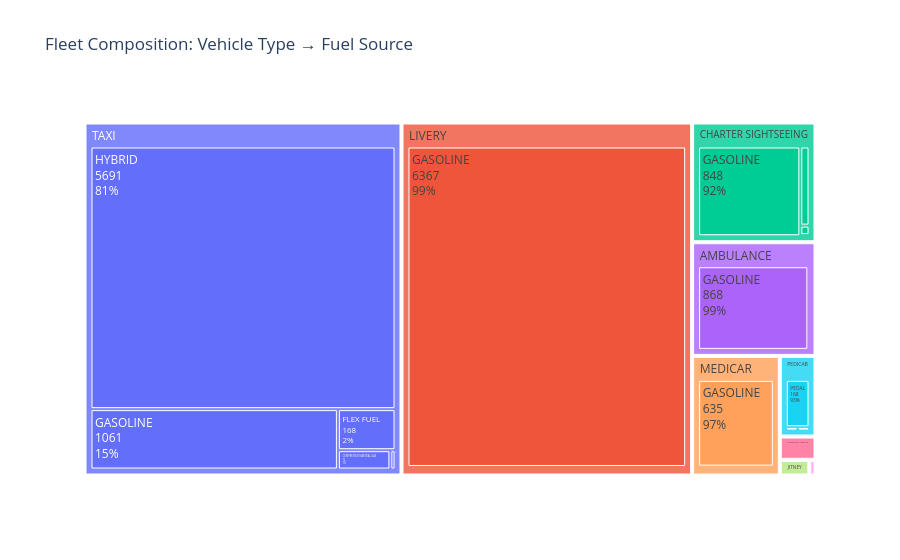

Notebook source saved alongside this figure:
### Code cell
fig = px.treemap(
    df,
    path=["Vehicle Type", "Vehicle Fuel Source"],
    title="Fleet Composition: Vehicle Type → Fuel Source"
)
fig.update_traces(textinfo="label+value+percent parent")
fig.show()

### Figure 1 — Plotly figure (JSON) as saved in the notebook; plotly's stock layout.template omitted (floating-point values rounded to 4 significant figures)
{"data": [{"branchvalues": "total", "domain": {"x": [0, 1], "y": [0, 1]}, "hovertemplate": "labels=%{label}<br>count=%{value}<br>parent=%{parent}<br>id=%{id}<extra></extra>", "ids": ["TAXI/GASOLINE", "TAXI/HYBRID", "LIVERY/GASOLINE", "CHARTER SIGHTSEEING/GASOLINE", "MEDICAR/GASOLINE", "JITNEY/GASOLINE", "AMBULANCE/GASOLINE", "TAXI/FLEX FUEL", "PEDICAB/PEDAL", "HORSE DRAWN CARRIAGE/HORSE", "TAXI/COMPRESSED NATURAL GAS", "CHARTER SIGHTSEEING/BIO-DIESEL", "CHARTER SIGHTSEEING/DIESEL", "LIVERY/HYBRID", "LOW SPEED ELECTRIC/ELECTRIC", "TAXI/ELECTRIC", "PEDICAB/ELECTRIC", "MEDICAR/COMPRESSED NATURAL GAS", "LIVERY/DIESEL", "LIVERY/ELECTRIC", "AMBULANCE/DIESEL", "MEDICAR/FLEX FUEL", "PEDICAB/GASOLINE", "LIVERY/FLEX FUEL", "CHARTER SIGHTSEEING/FLEX FUEL", "JITNEY/HYBRID", "TAXI", "LIVERY", "CHARTER SIGHTSEEING", "MEDICAR", "JITNEY", "AMBULANCE", "PEDICAB", "HORSE DRAWN CARRIAGE", "LOW SPEED ELECTRIC"], "labels": ["GASOLINE", "HYBRID", "GASOLINE", "GASOLINE", "GASOLINE", "GASOLINE", "GASOLINE", "FLEX FUEL", "PEDAL", "HORSE", "COMPRESSED NATURAL GAS", "BIO-DIESEL", "DIESEL", "HYBRID", "ELECTRIC", "ELECTRIC", "ELECTRIC", "COMPRESSED NATURAL GAS", "DIESEL", "ELECTRIC", "DIESEL", "FLEX FUEL", "GASOLINE", "FLEX FUEL", "FLEX FUEL", "HYBRID", "TAXI", "LIVERY", "CHARTER SIGHTSEEING", "MEDICAR", "JITNEY", "AMBULANCE", "PEDICAB", "HORSE DRAWN CARRIAGE", "LOW SPEED ELECTRIC"], "name": "", "parents": ["TAXI", "TAXI", "LIVERY", "CHARTER SIGHTSEEING", "MEDICAR", "JITNEY", "AMBULANCE", "TAXI", "PEDICAB", "HORSE DRAWN CARRIAGE", "TAXI", "CHARTER SIGHTSEEING", "CHARTER SIGHTSEEING", "LIVERY", "LOW SPEED ELECTRIC", "TAXI", "PEDICAB", "MEDICAR", "LIVERY", "LIVERY", "AMBULANCE", "MEDICAR", "PEDICAB", "LIVERY", "CHARTER SIGHTSEEING", "JITNEY", "", "", "", "", "", "", "", "", ""], "textinfo": "label+value+percent parent", "type": "treemap", "values": [1061, 5691, 6367, 848, 635, 28, 868, 168, 168, 52, 72, 8, 67, 26, 6, 7, 6, 14, 4, 19, 9, 7, 6, 1, 1, 1, 6999, 6417, 924, 656, 29, 877, 180, 52, 6]}], "layout": {"legend": {"tracegroupgap": 0}, "title": {"text": "Fleet Composition: Vehicle Type → Fuel Source"}}}
